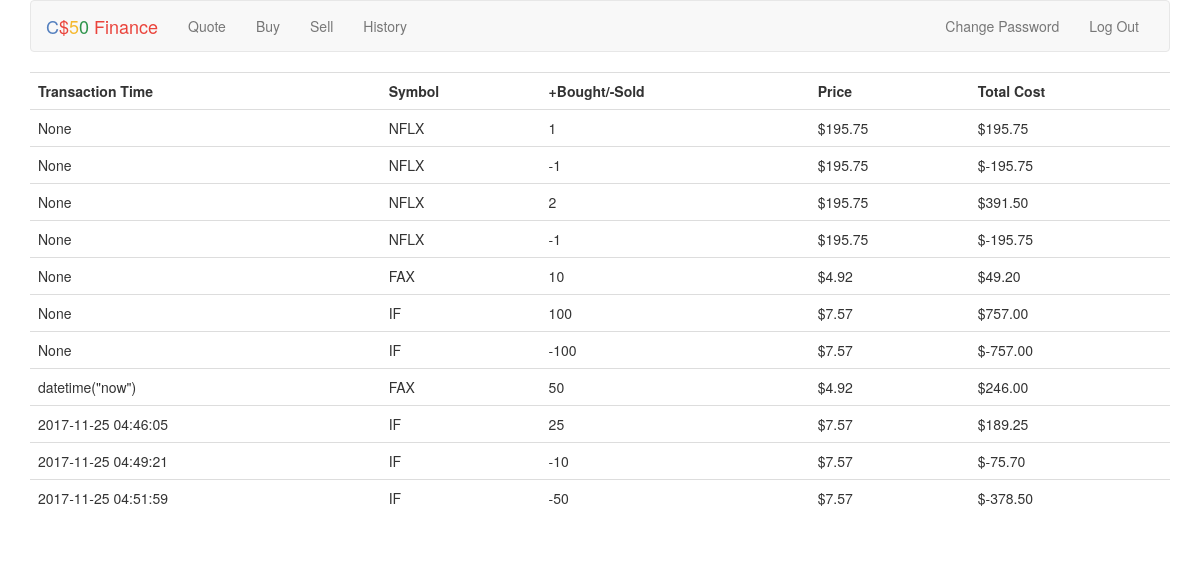
Screenshot of /history (signed in) with the database file from the repository.
### tables this page shows
CREATE TABLE "transactions" (
	`id`	INTEGER NOT NULL PRIMARY KEY AUTOINCREMENT UNIQUE,
	`user_id`	INTEGER NOT NULL,
	`symbol`	TEXT NOT NULL,
	`quantity`	INTEGER NOT NULL DEFAULT 1,
	`price`	REAL NOT NULL,
	`sale_time`	TEXT DEFAULT 'datetime("now")'
);

### application.py (the view)
@app.route("/history")
@login_required
def history():
    transactions = db.execute("SELECT * FROM transactions WHERE user_id=:user", user=session["user_id"])
    return render_template("history.html", transactions=transactions, usd=usd)

### helpers.py (called while the page is built)
def login_required(f):
    @wraps(f)
    def decorated_function(*args, **kwargs):
        if session.get("user_id") is None:
            return redirect("/login")
        return f(*args, **kwargs)
    return decorated_function

def usd(value):
    return f"${value:,.2f}"

### templates/history.html (shortened to what this page needs)
{% extends "layout.html" %}
{% block main %}
    <table class="table">
        <tr><th>Transaction Time</th><th>Symbol</th><th>+Bought/-Sold</th><th>Price</th><th>Total Cost</th></tr>
        {% for transaction in transactions %}
            <tr>
                <td>{{ transaction["sale_time"] }}
                <td>{{ transaction["symbol"] }}</td>
                <td>{{ transaction["quantity"] }}</td>
                <td>{{ usd(transaction["price"]) }}</td>
                <td>{{ usd(transaction["quantity"] * transaction["price"]) }}</td>
            </tr>
        {% endfor %}
    </table>
{% endblock %}

### templates/layout.html (shortened to what this page needs)
<!DOCTYPE html>
<html lang="en">
    <head>
        <link href="https://maxcdn.bootstrapcdn.com/bootstrap/3.3.7/css/bootstrap.min.css" rel="stylesheet"/>
        <link href="{{ url_for('static', filename='styles.css') }}" rel="stylesheet"/>
    </head>
    <body>
        <div class="container">
            <nav class="navbar navbar-default">
                <div class="container-fluid">
                    <div class="navbar-header">
                        <a class="navbar-brand" href="{{ url_for('index') }}"><span class="blue">C</span><span class="red">$</span><span class="yellow">5</span><span class="green">0</span> <span class="red">Finance</span></a>
                    </div>
                    <div class="collapse navbar-collapse" id="navbar">
                        {% if session.user_id %}
                            <ul class="nav navbar-nav">
                                <li><a href="{{ url_for('quote') }}">Quote</a></li>
                                <li><a href="{{ url_for('buy') }}">Buy</a></li>
                                <li><a href="{{ url_for('sell') }}">Sell</a></li>
                                <li><a href="{{ url_for('history') }}">History</a></li>
                            </ul>
                            <ul class="nav navbar-nav navbar-right">
                                <li><a href="{{ url_for('changepw') }}">Change Password</a></li>
                                <li><a href="{{ url_for('logout') }}">Log Out</a></li>
                            </ul>
                        {% else %}
                            <ul class="nav navbar-nav navbar-right">
                                <li><a href="{{ url_for('register') }}">Register</a></li>
                                <li><a href="{{ url_for('login') }}">Log In</a></li>
                            </ul>
                        {% endif %}
                    </div>
                </div>
            </nav>
            <main>
                {% block main %}{% endblock %}
            </main>
        </div>
    </body>
</html>

### static/styles.css (style rules this page uses)
.container { margin-left: auto; margin-right: auto; text-align: center; }
.navbar-default .navbar-brand .blue { color: #537fbe; }
.navbar-default .navbar-brand .red { color: #ea433b; }
.navbar-default .navbar-brand .yellow { color: #f5b82e; }
.navbar-default .navbar-brand .green { color: #2e944b; }
main td { text-align: left; }

### rows the page displays
transactions: price "$195.75", usd(transaction['quantity']*transaction['price']) "$195.75"
transactions: price "$195.75", usd(transaction['quantity']*transaction['price']) "$-195.75"
transactions: price "$195.75", usd(transaction['quantity']*transaction['price']) "$391.50"
transactions: price "$195.75", usd(transaction['quantity']*transaction['price']) "$-195.75"
transactions: price "$4.92", usd(transaction['quantity']*transaction['price']) "$49.20"
transactions: price "$7.57", usd(transaction['quantity']*transaction['price']) "$757.00"
transactions: price "$7.57", usd(transaction['quantity']*transaction['price']) "$-757.00"
transactions: price "$4.92", usd(transaction['quantity']*transaction['price']) "$246.00"
transactions: price "$7.57", usd(transaction['quantity']*transaction['price']) "$189.25"
transactions: price "$7.57", usd(transaction['quantity']*transaction['price']) "$-75.70"
transactions: price "$7.57", usd(transaction['quantity']*transaction['price']) "$-378.50"
